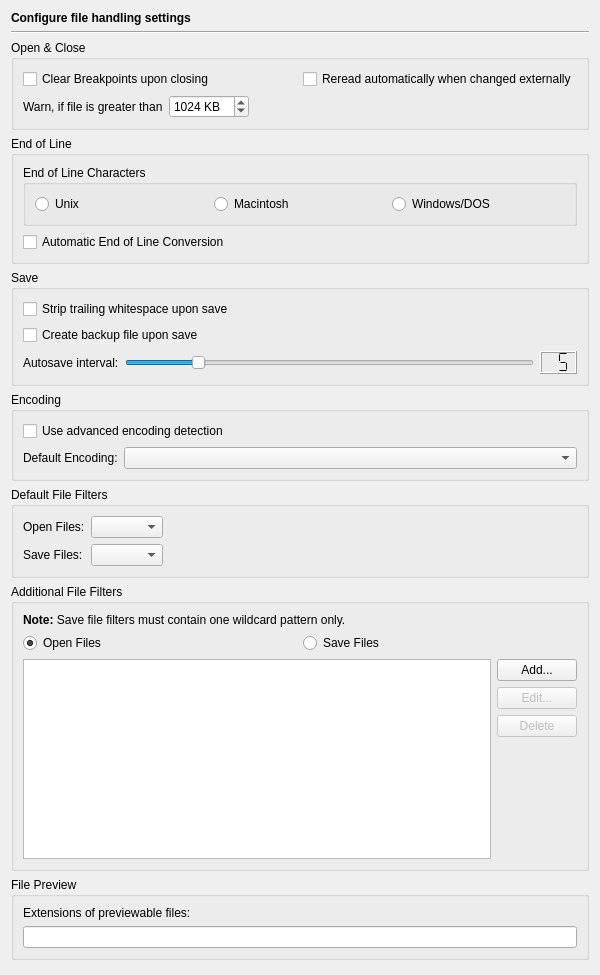
<?xml version="1.0" encoding="UTF-8"?>
<ui version="4.0">
 <class>EditorFilePage</class>
 <widget class="QWidget" name="EditorFilePage">
  <property name="geometry">
   <rect>
    <x>0</x>
    <y>0</y>
    <width>600</width>
    <height>975</height>
   </rect>
  </property>
  <layout class="QVBoxLayout" name="verticalLayout_3">
   <item>
    <widget class="QLabel" name="headerLabel">
     <property name="text">
      <string>&lt;b&gt;Configure file handling settings&lt;/b&gt;</string>
     </property>
    </widget>
   </item>
   <item>
    <widget class="Line" name="line2">
     <property name="frameShape">
      <enum>QFrame::HLine</enum>
     </property>
     <property name="frameShadow">
      <enum>QFrame::Sunken</enum>
     </property>
     <property name="orientation">
      <enum>Qt::Horizontal</enum>
     </property>
    </widget>
   </item>
   <item>
    <widget class="QGroupBox" name="groupBox_3">
     <property name="title">
      <string>Open &amp;&amp; Close</string>
     </property>
     <layout class="QVBoxLayout">
      <item>
       <layout class="QHBoxLayout">
        <item>
         <widget class="QCheckBox" name="clearBreakpointsCheckBox">
          <property name="toolTip">
           <string>Select, whether breakpoint belonging to an editor should be cleared, when the editor is closed</string>
          </property>
          <property name="text">
           <string>Clear Breakpoints upon closing</string>
          </property>
         </widget>
        </item>
        <item>
         <widget class="QCheckBox" name="automaticReopenCheckBox">
          <property name="toolTip">
           <string>Select to reread the file automatically, if it was changed externally</string>
          </property>
          <property name="text">
           <string>Reread automatically when changed externally</string>
          </property>
         </widget>
        </item>
       </layout>
      </item>
      <item>
       <layout class="QHBoxLayout">
        <item>
         <widget class="QLabel" name="label">
          <property name="text">
           <string>Warn, if file is greater than</string>
          </property>
         </widget>
        </item>
        <item>
         <widget class="QSpinBox" name="warnFilesizeSpinBox">
          <property name="toolTip">
           <string>Enter the filesize, a warning dialog should be shown.</string>
          </property>
          <property name="suffix">
           <string> KB</string>
          </property>
          <property name="minimum">
           <number>1</number>
          </property>
          <property name="maximum">
           <number>16384</number>
          </property>
          <property name="singleStep">
           <number>16</number>
          </property>
          <property name="value">
           <number>1024</number>
          </property>
         </widget>
        </item>
        <item>
         <spacer>
          <property name="orientation">
           <enum>Qt::Horizontal</enum>
          </property>
          <property name="sizeHint" stdset="0">
           <size>
            <width>40</width>
            <height>20</height>
           </size>
          </property>
         </spacer>
        </item>
       </layout>
      </item>
     </layout>
    </widget>
   </item>
   <item>
    <widget class="QGroupBox" name="groupBox_5">
     <property name="title">
      <string>End of Line</string>
     </property>
     <layout class="QVBoxLayout" name="verticalLayout">
      <item>
       <widget class="QGroupBox" name="groupBox_8">
        <property name="title">
         <string>End of Line Characters</string>
        </property>
        <layout class="QHBoxLayout" name="_12">
         <item>
          <widget class="QRadioButton" name="lfRadioButton">
           <property name="toolTip">
            <string>Select Unix type end of line</string>
           </property>
           <property name="text">
            <string>Unix</string>
           </property>
          </widget>
         </item>
         <item>
          <widget class="QRadioButton" name="crRadioButton">
           <property name="toolTip">
            <string>Select Macintosh type end of line</string>
           </property>
           <property name="text">
            <string>Macintosh</string>
           </property>
          </widget>
         </item>
         <item>
          <widget class="QRadioButton" name="crlfRadioButton">
           <property name="toolTip">
            <string>Select Windows type end of line</string>
           </property>
           <property name="text">
            <string>Windows/DOS</string>
           </property>
          </widget>
         </item>
        </layout>
       </widget>
      </item>
      <item>
       <widget class="QCheckBox" name="automaticEolConversionCheckBox">
        <property name="toolTip">
         <string>Select whether the eol type should be converted upon opening the file.</string>
        </property>
        <property name="text">
         <string>Automatic End of Line Conversion</string>
        </property>
       </widget>
      </item>
     </layout>
    </widget>
   </item>
   <item>
    <widget class="QGroupBox" name="groupBox_4">
     <property name="title">
      <string>Save</string>
     </property>
     <layout class="QVBoxLayout" name="verticalLayout_4">
      <item>
       <widget class="QCheckBox" name="stripWhitespaceCheckBox">
        <property name="toolTip">
         <string>Select, whether trailing whitespace should be removed upon save</string>
        </property>
        <property name="text">
         <string>Strip trailing whitespace upon save</string>
        </property>
       </widget>
      </item>
      <item>
       <widget class="QCheckBox" name="createBackupFileCheckBox">
        <property name="toolTip">
         <string>Select, whether a backup file shall be generated upon save</string>
        </property>
        <property name="text">
         <string>Create backup file upon save</string>
        </property>
       </widget>
      </item>
      <item>
       <layout class="QHBoxLayout">
        <item>
         <widget class="QLabel" name="TextLabel13_3_3">
          <property name="text">
           <string>Autosave interval:</string>
          </property>
         </widget>
        </item>
        <item>
         <widget class="QSlider" name="autosaveSlider">
          <property name="toolTip">
           <string>Move to set the autosave interval in minutes (0 to disable)</string>
          </property>
          <property name="minimum">
           <number>0</number>
          </property>
          <property name="maximum">
           <number>30</number>
          </property>
          <property name="value">
           <number>5</number>
          </property>
          <property name="orientation">
           <enum>Qt::Horizontal</enum>
          </property>
          <property name="tickInterval">
           <number>1</number>
          </property>
         </widget>
        </item>
        <item>
         <widget class="QLCDNumber" name="autosaveLCD">
          <property name="toolTip">
           <string>Displays the selected autosave interval.</string>
          </property>
          <property name="digitCount">
           <number>2</number>
          </property>
          <property name="segmentStyle">
           <enum>QLCDNumber::Flat</enum>
          </property>
          <property name="value" stdset="0">
           <double>5.000000000000000</double>
          </property>
         </widget>
        </item>
       </layout>
      </item>
     </layout>
    </widget>
   </item>
   <item>
    <widget class="QGroupBox" name="groupBox">
     <property name="title">
      <string>Encoding</string>
     </property>
     <layout class="QGridLayout" name="gridLayout">
      <item row="0" column="0" colspan="2">
       <widget class="QCheckBox" name="advEncodingCheckBox">
        <property name="toolTip">
         <string>Select to use the advanced encoding detection </string>
        </property>
        <property name="whatsThis">
         <string>&lt;b&gt;Advanced encoding detection&lt;/b&gt;
&lt;p&gt;Select to use the advanced encoding detection based on the &amp;quot;universal character encoding detector&amp;quot; from &lt;a href=&quot;http://chardet.feedparser.org&quot;&gt;http://chardet.feedparser.org&lt;/a&gt;.&lt;/p&gt;</string>
        </property>
        <property name="text">
         <string>Use advanced encoding detection</string>
        </property>
       </widget>
      </item>
      <item row="1" column="0">
       <widget class="QLabel" name="label_4">
        <property name="text">
         <string>Default Encoding:</string>
        </property>
       </widget>
      </item>
      <item row="1" column="1">
       <widget class="QComboBox" name="defaultEncodingComboBox">
        <property name="sizePolicy">
         <sizepolicy hsizetype="Expanding" vsizetype="Fixed">
          <horstretch>0</horstretch>
          <verstretch>0</verstretch>
         </sizepolicy>
        </property>
        <property name="toolTip">
         <string>Select the string encoding to be used.</string>
        </property>
       </widget>
      </item>
     </layout>
    </widget>
   </item>
   <item>
    <widget class="QGroupBox" name="groupBox_2">
     <property name="title">
      <string>Default File Filters</string>
     </property>
     <layout class="QGridLayout">
      <item row="0" column="0">
       <widget class="QLabel" name="label_2">
        <property name="text">
         <string>Open Files:</string>
        </property>
       </widget>
      </item>
      <item row="0" column="1">
       <widget class="QComboBox" name="openFilesFilterComboBox"/>
      </item>
      <item row="0" column="2">
       <spacer>
        <property name="orientation">
         <enum>Qt::Horizontal</enum>
        </property>
        <property name="sizeHint" stdset="0">
         <size>
          <width>40</width>
          <height>20</height>
         </size>
        </property>
       </spacer>
      </item>
      <item row="1" column="0">
       <widget class="QLabel" name="label_3">
        <property name="text">
         <string>Save Files:</string>
        </property>
       </widget>
      </item>
      <item row="1" column="1">
       <widget class="QComboBox" name="saveFilesFilterComboBox"/>
      </item>
     </layout>
    </widget>
   </item>
   <item>
    <widget class="QGroupBox" name="groupBox_6">
     <property name="title">
      <string>Additional File Filters</string>
     </property>
     <layout class="QGridLayout" name="gridLayout_2">
      <item row="0" column="0" colspan="2">
       <widget class="QLabel" name="label_5">
        <property name="text">
         <string>&lt;b&gt;Note:&lt;/b&gt; Save file filters must contain one wildcard pattern only.</string>
        </property>
        <property name="wordWrap">
         <bool>true</bool>
        </property>
       </widget>
      </item>
      <item row="1" column="0" colspan="2">
       <layout class="QHBoxLayout" name="horizontalLayout">
        <item>
         <widget class="QRadioButton" name="openFiltersButton">
          <property name="toolTip">
           <string>Select to edit the open file filters</string>
          </property>
          <property name="text">
           <string>Open Files</string>
          </property>
          <property name="checked">
           <bool>true</bool>
          </property>
         </widget>
        </item>
        <item>
         <widget class="QRadioButton" name="savFiltersButton">
          <property name="toolTip">
           <string>Select to edit the save file filters</string>
          </property>
          <property name="text">
           <string>Save Files</string>
          </property>
         </widget>
        </item>
       </layout>
      </item>
      <item row="2" column="0" rowspan="4">
       <widget class="QListWidget" name="fileFiltersList">
        <property name="sizePolicy">
         <sizepolicy hsizetype="Expanding" vsizetype="Preferred">
          <horstretch>0</horstretch>
          <verstretch>0</verstretch>
         </sizepolicy>
        </property>
        <property name="minimumSize">
         <size>
          <width>0</width>
          <height>200</height>
         </size>
        </property>
        <property name="alternatingRowColors">
         <bool>true</bool>
        </property>
        <property name="sortingEnabled">
         <bool>true</bool>
        </property>
       </widget>
      </item>
      <item row="2" column="1">
       <widget class="QPushButton" name="addFileFilterButton">
        <property name="text">
         <string>Add...</string>
        </property>
       </widget>
      </item>
      <item row="3" column="1">
       <widget class="QPushButton" name="editFileFilterButton">
        <property name="enabled">
         <bool>false</bool>
        </property>
        <property name="text">
         <string>Edit...</string>
        </property>
       </widget>
      </item>
      <item row="4" column="1">
       <widget class="QPushButton" name="deleteFileFilterButton">
        <property name="enabled">
         <bool>false</bool>
        </property>
        <property name="text">
         <string>Delete</string>
        </property>
       </widget>
      </item>
      <item row="5" column="1">
       <spacer>
        <property name="orientation">
         <enum>Qt::Vertical</enum>
        </property>
        <property name="sizeHint" stdset="0">
         <size>
          <width>20</width>
          <height>40</height>
         </size>
        </property>
       </spacer>
      </item>
     </layout>
    </widget>
   </item>
   <item>
    <widget class="QGroupBox" name="groupBox_7">
     <property name="title">
      <string>File Preview</string>
     </property>
     <layout class="QVBoxLayout" name="verticalLayout_2">
      <item>
       <widget class="QLabel" name="label_6">
        <property name="text">
         <string>Extensions of previewable files:</string>
        </property>
       </widget>
      </item>
      <item>
       <widget class="QLineEdit" name="previewExtensionsEdit">
        <property name="toolTip">
         <string>Enter the filename extensions of files that may be previewed in the web browser (separated by a space)</string>
        </property>
       </widget>
      </item>
     </layout>
    </widget>
   </item>
   <item>
    <spacer>
     <property name="orientation">
      <enum>Qt::Vertical</enum>
     </property>
     <property name="sizeHint" stdset="0">
      <size>
       <width>435</width>
       <height>20</height>
      </size>
     </property>
    </spacer>
   </item>
  </layout>
 </widget>
 <tabstops>
  <tabstop>clearBreakpointsCheckBox</tabstop>
  <tabstop>automaticReopenCheckBox</tabstop>
  <tabstop>warnFilesizeSpinBox</tabstop>
  <tabstop>lfRadioButton</tabstop>
  <tabstop>crRadioButton</tabstop>
  <tabstop>crlfRadioButton</tabstop>
  <tabstop>automaticEolConversionCheckBox</tabstop>
  <tabstop>createBackupFileCheckBox</tabstop>
  <tabstop>stripWhitespaceCheckBox</tabstop>
  <tabstop>autosaveSlider</tabstop>
  <tabstop>advEncodingCheckBox</tabstop>
  <tabstop>defaultEncodingComboBox</tabstop>
  <tabstop>openFilesFilterComboBox</tabstop>
  <tabstop>saveFilesFilterComboBox</tabstop>
  <tabstop>openFiltersButton</tabstop>
  <tabstop>savFiltersButton</tabstop>
  <tabstop>fileFiltersList</tabstop>
  <tabstop>addFileFilterButton</tabstop>
  <tabstop>editFileFilterButton</tabstop>
  <tabstop>deleteFileFilterButton</tabstop>
 </tabstops>
 <resources/>
 <connections>
  <connection>
   <sender>autosaveSlider</sender>
   <signal>valueChanged(int)</signal>
   <receiver>autosaveLCD</receiver>
   <slot>display(int)</slot>
   <hints>
    <hint type="sourcelabel">
     <x>272</x>
     <y>58</y>
    </hint>
    <hint type="destinationlabel">
     <x>420</x>
     <y>55</y>
    </hint>
   </hints>
  </connection>
 </connections>
</ui>
